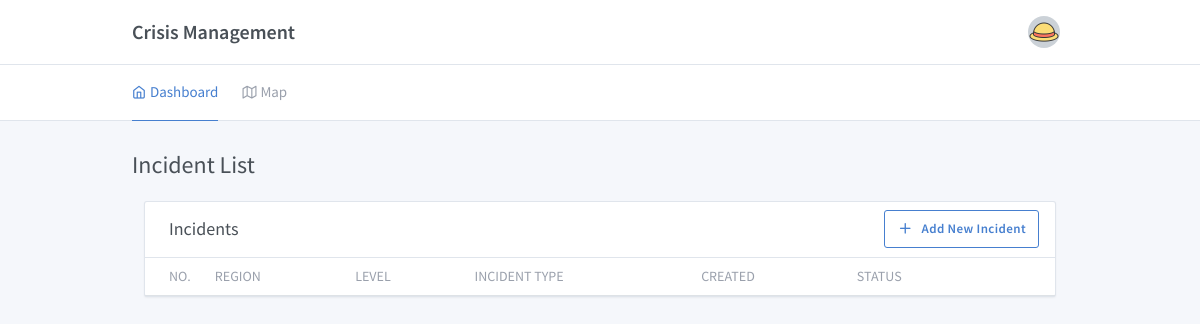
The app's page /, older data.
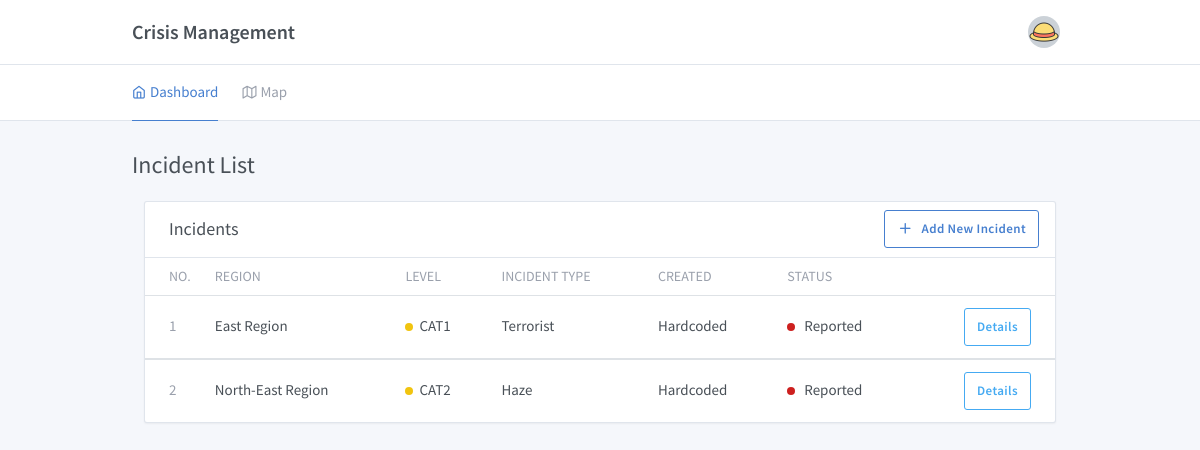
The same page, newer data.
### baseapp/models.py (models this page shows)
class Incident(models.Model):
    STATUS = (
        ('Reported', 'Reported'),
        ('Handling', 'Handling'),
        ('Closed', 'Closed'),
    )
    LEVEL = (
        ('CAT1', 'CAT1'),
        ('CAT2', 'CAT2')
    )
    REGION = (
        ('Central Region', 'Central Region'),
        ('East Region', 'East Region'),
        ('North Region', 'North Region'),
        ('North-East Region', 'North-East Region'),
        ('West Region', 'West Region')
    )
    INCIDENT_TYPE = (
        ('Dengue Outbreak', 'Dengue Outbreak'),
        ('Terrorist', 'Terrorist'),
        ('Haze', 'Haze')
    )
    incident_type= models.CharField(max_length=100, choices=INCIDENT_TYPE)
    managedBy = models.ForeignKey(User, on_delete=models.SET_NULL, null=True)
    region = models.CharField(max_length=100, choices=REGION)
    status = models.CharField(max_length=100, choices=STATUS)
    level = models.CharField(max_length=100, choices=LEVEL)

### baseapp/views.py (the view)
# urls.py: path('', views.dashboard, name='dashboard'),
def dashboard(request):
	data = Incident.objects.values()
	incidents = {'incidents': data}
	return render(request, 'dashboard.html', incidents)

### baseapp/templates/dashboard.html (shortened to what this page needs)
{% extends 'base.html' %}
{% block content %}
<div class="page-header">
  <h1 class="page-title">Incident List</h1>
</div>
<div class="col-12">
  <div class="card">
    <div class="card-header">
      <h3 class="card-title">Incidents</h3>
      <div class="card-options">
        <a href="{% url 'new_incident_form' %}" class="btn btn-outline-primary"><i class="fe fe-plus mr-2"></i>Add New
          Incident</a>
      </div>
    </div>
    <div class="table-responsive">
      <table class="table card-table table-vcenter text-nowrap">
        <thead>
          <tr>
            <th class="w-1">No.</th>
            <th>Region</th>
            <th>Level</th>
            <th>Incident Type</th>
            <th>Created</th>
            <th>Status</th>
            <th></th>
          </tr>
        </thead>
        {% for incident in incidents %}
        <tbody>
          <tr>
            <td><span class="text-muted">{{ incident.id }}</span></td>
            <td>{{ incident.region }}</td>
            <td> <span class="status-icon bg-warning"></span>{{ incident.level }}</td>
            <td>{{ incident.incident_type }}</td>
            <td>
              Hardcoded
            </td>
            {% if incident.status == 'Reported' %}
            <td>
              <span class="status-icon bg-danger"></span> Reported
            </td>
            {% elif incident.status == 'Handling' %}
            <td>
              <span class="status-icon bg-warning"></span> Handling
            </td>
            {% endif %}
            <td class="text-right">
              <a href="{% url 'incident_details' incident.id %}" class="btn btn-outline-info btn">Details</a>
            </td>
          </tr>
        </tbody>
        {% endfor %}
      </table>
    </div>
  </div>
</div>
{% endblock %}

### baseapp/templates/base.html (shortened to what this page needs)
{% load static %}
<!doctype html>
<html lang="en" dir="ltr">
<head>
  <link rel="stylesheet" href="https://maxcdn.bootstrapcdn.com/font-awesome/4.7.0/css/font-awesome.min.css">
  <link href="{% static './assets/css/dashboard.css' %}" rel="stylesheet" />
  <link href="{% static './assets/plugins/charts-c3/plugin.css' %}" rel="stylesheet" />
  <link href="{% static './assets/plugins/maps-google/plugin.css' %}" rel="stylesheet" />
</head>
{% block login_page %}
<div class="header py-4">
  <div class="container">
    <div class="d-flex">
      <a href="{% url 'dashboard' %}" class="header-brand">Crisis Management</a>
      <div class="d-flex order-lg-2 ml-auto">
        <div class="dropdown">
          <a href="#" class="nav-link pr-0 leading-none" data-toggle="dropdown">
            <span class="avatar" style="background-image: url('/static/assets/images/strawhat.png')"></span>
          </a>
        </div>
      </div>
    </div>
  </div>
</div>
<body>
  <div class="page">
    <div class="page-main">
      <div class="header collapse d-lg-flex p-0" id="headerMenuCollapse">
        <div class="container">
          <div class="row align-items-center">
            <div class="col-lg order-lg-first">
              <ul class="nav nav-tabs border-0 flex-column flex-lg-row">
                {% block activeTab %}
                <li class="nav-item">
                  <a href="{% url 'dashboard' %}" class="nav-link active"><i class="fe fe-home"></i>Dashboard</a>
                </li>
                <li class="nav-item">
                  <a href="{% url 'map' %}" class="nav-link"><i class="fe fe-map"></i>Map</a>
                </li>
                {% endblock %}
              </div>
            </div>
          </div>
        </div>
        <div class="my-3 my-md-5">
          <div class="container">
            {% block content %}
            {% endblock %}
          </div>
        </div>
      </div>
    </div>
</body>
{% endblock %}

Row changes from the older to the newer data that the page shows:
added Incident: id "1", region "East Region", level "CAT1", incident_type "Terrorist", status "Reported" (drawn)
added Incident: id "2", region "North-East Region", level "CAT2", incident_type "Haze", status "Reported" (drawn)
